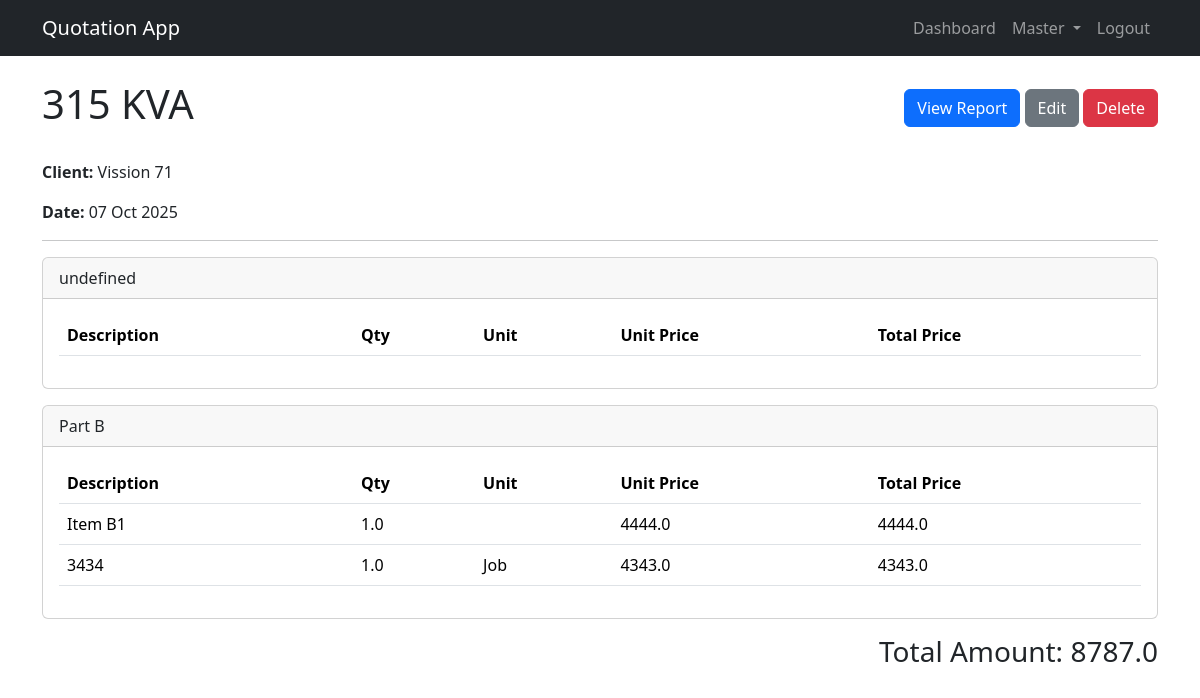
Page /5/ (signed in) on the committed database.
### pages/models.py (models this page shows, shortened)
class Quotation(models.Model):
    title = models.CharField(max_length=255)
    client_name = models.CharField(max_length=255)
    template = models.ForeignKey(QuotationTemplate, on_delete=models.SET_NULL, null=True, blank=True)
    created_at = models.DateTimeField(auto_now_add=True)
    def total_amount(self):
        return sum(group.subtotal() for group in self.groups.all())

class QuotationGroup(models.Model):
    quotation = models.ForeignKey(Quotation, on_delete=models.CASCADE, related_name='groups')
    name = models.CharField(max_length=255)
    def subtotal(self):
        return sum(item.total_price for item in self.items.all())

class QuotationItem(models.Model):
    group = models.ForeignKey(QuotationGroup, on_delete=models.CASCADE, related_name='items')
    item = models.ForeignKey(Item, on_delete=models.CASCADE)
    qty = models.FloatField(default=1)
    unit_price = models.FloatField(default=0)
    total_price = models.FloatField(default=0)

class Item(models.Model):
    group = models.ForeignKey(ItemGroup, on_delete=models.CASCADE)
    name = models.CharField(max_length=255)
    description = models.TextField(blank=True, null=True)
    unit = models.ForeignKey(Unit, on_delete=models.SET_NULL, null=True, blank=True)
    unit_price = models.FloatField(default=0)
    class Meta:
        unique_together = ('group', 'name')

class Unit(models.Model):
    name = models.CharField(max_length=50, unique=True)

### pages/views.py (the view)
# urls.py: path('<int:pk>/', QuotationDetailView.as_view(), name='quotation_view'),
@method_decorator(login_required, name='dispatch')
class QuotationDetailView(DetailView):
    model = Quotation
    template_name = 'pages/quotation_view.html'
    context_object_name = 'quotation'

### templates/pages/quotation_view.html (shortened to what this page needs)
{% extends 'base.html' %}
{% block content %}
    <div class="d-flex justify-content-between align-items-center mb-4">
        <h1>{{ quotation.title }}</h1>
        <div>
            <a href="{% url 'quotation_report' quotation.pk %}" class="btn btn-primary">View Report</a>
            <a href="{% url 'quotation_update' quotation.pk %}" class="btn btn-secondary">Edit</a>
            <a href="{% url 'quotation_delete' quotation.pk %}" class="btn btn-danger">Delete</a>
        </div>
    </div>
    <p><strong>Client:</strong> {{ quotation.client_name }}</p>
    <p><strong>Date:</strong> {{ quotation.created_at|date:"d M Y" }}</p>
    <hr>
    {% for group in quotation.groups.all %}
        <div class="card mb-3">
            <div class="card-header">{{ group.name }}</div>
            <div class="card-body">
                <table class="table">
                    <thead>
                        <tr>
                            <th>Description</th>
                            <th>Qty</th>
                            <th>Unit</th>
                            <th>Unit Price</th>
                            <th>Total Price</th>
                        </tr>
                    </thead>
                    <tbody>
                        {% for item in group.items.all %}
                            <tr>
                                <td>{{ item.item.name }}</td>
                                <td>{{ item.qty }}</td>
                                <td>{{ item.item.unit.name }}</td>
                                <td>{{ item.unit_price }}</td>
                                <td>{{ item.total_price }}</td>
                            </tr>
                        {% endfor %}
                    </tbody>
                </table>
            </div>
        </div>
    {% endfor %}
    <div class="text-end">
        <h3>Total Amount: {{ quotation.total_amount }}</h3>
    </div>
{% endblock %}

### rows in the picture
Quotation: title "315 KVA", client_name "Vission 71", created_at "07 Oct 2025", total_amount "8787.0"
QuotationGroup: name "undefined"
QuotationGroup: name "Part B"
QuotationItem: item.name "Item B1", qty "1.0", unit_price "4444.0", total_price "4444.0"
QuotationItem: item.name "3434", qty "1.0", item.unit.name "Job", unit_price "4343.0", total_price "4343.0"
